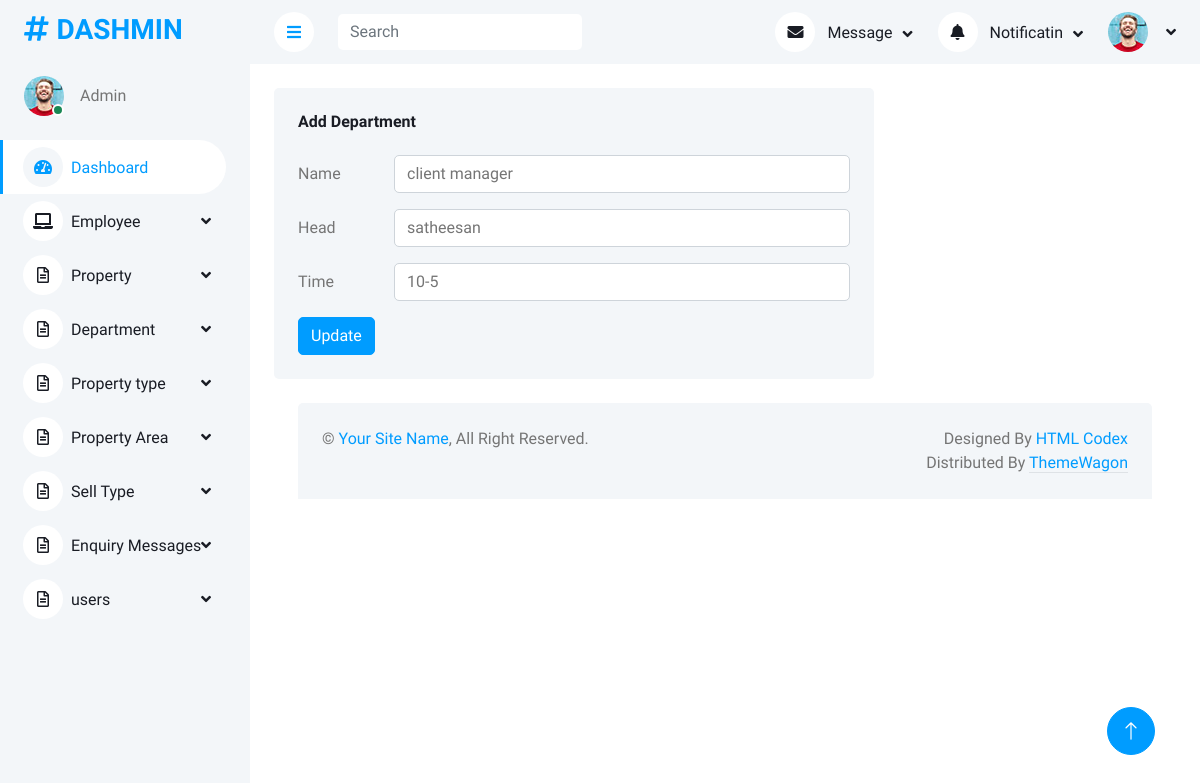
The page /MainApp/editdepartment/1 on the database its author committed.
### MainApp/models.py (models this page shows)
class departmentdb(models.Model):
    dname=models.CharField(max_length=50,null=True,blank=True)
    dhead=models.CharField(max_length=50,null=True,blank=True)
    dtime=models.CharField(max_length=50,null=True,blank=True)

### MainApp/views.py (the view)
# urls.py: path('editdepartment/<int:dataid>', views.editdepartment, name="editdepartment"),
def editdepartment(request, dataid):
    data = departmentdb.objects.get(id=dataid)
    return render(request, "editdepartment.html", {'data': data})

### MainApp/templates/editdepartment.html (shortened to what this page needs)
<!DOCTYPE html>
{% extends 'index.html' %}
{% block content %}
<html lang="en">
<head>
</head>
<body>
<div class="col-sm-12 col-xl-6" style="width:600px">
                        <div class="bg-light rounded h-100 p-4" >
                            <h6 class="mb-4">Add Department</h6>
                            <form method="post" action="{% url 'updatedepartment' dataid=data.id %}">
                                <div class="row mb-3">
                                    <label for="inputEmail3" class="col-sm-2 col-form-label">Name</label>
                                    <div class="col-sm-10">
                                        <input type="text" class="form-control" id="inputEmail3" name="dname" value="{{data.dname}}">
                                    </div>
                                </div>
                                <div class="row mb-3">
                                    <label for="inputPassword3" class="col-sm-2 col-form-label">Head</label>
                                    <div class="col-sm-10">
                                        <input type="text" class="form-control" id="inputPassword3" name="dhead" value="{{data.dhead}}">
                                    </div>
                                </div>
                                  <div class="row mb-3">
                                    <label for="inputPassword3" class="col-sm-2 col-form-label" >Time</label>
                                    <div class="col-sm-10">
                                        <input type="text" class="form-control" id="inputPassword3" name="dtime" value="{{data.dtime}}">
                                    </div>
                                </div>
                                <button type="submit" class="btn btn-primary">Update</button>
                            </form>
                        </div>
                    </div>
</body>
</html>
{% endblock %}

### MainApp/static/css/style.css (style rules this page uses)
:root { --primary: #009CFF; --light: #F3F6F9; --dark: #191C24; }
.btn { transition: .5s; }
.btn.btn-primary { color: #FFFFFF; }

### rows shown on the page
departmentdb: dname "client manager", dhead "satheesan", dtime "10-5"
